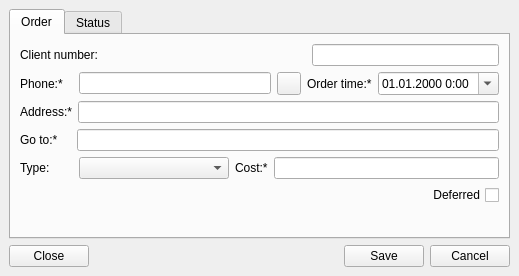
<ui version="4.0" >
 <class>OrderDialog</class>
 <widget class="QDialog" name="OrderDialog" >
  <property name="geometry" >
   <rect>
    <x>0</x>
    <y>0</y>
    <width>519</width>
    <height>276</height>
   </rect>
  </property>
  <property name="windowTitle" >
   <string/>
  </property>
  <layout class="QGridLayout" >
   <property name="leftMargin" >
    <number>9</number>
   </property>
   <property name="topMargin" >
    <number>9</number>
   </property>
   <property name="rightMargin" >
    <number>9</number>
   </property>
   <property name="bottomMargin" >
    <number>9</number>
   </property>
   <property name="horizontalSpacing" >
    <number>6</number>
   </property>
   <property name="verticalSpacing" >
    <number>6</number>
   </property>
   <item row="0" column="0" >
    <widget class="QTabWidget" name="tabWidget" >
     <property name="currentIndex" >
      <number>0</number>
     </property>
     <widget class="QWidget" name="ordertab" >
      <attribute name="title" >
       <string>Order</string>
      </attribute>
      <layout class="QGridLayout" >
       <item row="0" column="0" >
        <layout class="QHBoxLayout" >
         <item>
          <widget class="QLabel" name="label_10" >
           <property name="text" >
            <string>Client number:      </string>
           </property>
          </widget>
         </item>
         <item>
          <spacer>
           <property name="orientation" >
            <enum>Qt::Horizontal</enum>
           </property>
           <property name="sizeHint" >
            <size>
             <width>101</width>
             <height>20</height>
            </size>
           </property>
          </spacer>
         </item>
         <item>
          <widget class="QLineEdit" name="clientlineEdit" />
         </item>
        </layout>
       </item>
       <item row="1" column="0" >
        <layout class="QHBoxLayout" >
         <property name="spacing" >
          <number>6</number>
         </property>
         <property name="leftMargin" >
          <number>0</number>
         </property>
         <property name="topMargin" >
          <number>0</number>
         </property>
         <property name="rightMargin" >
          <number>0</number>
         </property>
         <property name="bottomMargin" >
          <number>0</number>
         </property>
         <item>
          <widget class="QLabel" name="label_2" >
           <property name="text" >
            <string>Phone:*   </string>
           </property>
          </widget>
         </item>
         <item>
          <widget class="QLineEdit" name="phonelineEdit" >
           <property name="minimumSize" >
            <size>
             <width>150</width>
             <height>0</height>
            </size>
           </property>
          </widget>
         </item>
         <item>
          <widget class="QToolButton" name="blacklisttoolButton" >
           <property name="focusPolicy" >
            <enum>Qt::NoFocus</enum>
           </property>
           <property name="toolTip" >
            <string>Move to blacklist</string>
           </property>
           <property name="text" >
            <string/>
           </property>
           <property name="icon" >
            <iconset resource="../icons/resources.qrc" >:/32/file_del.png</iconset>
           </property>
          </widget>
         </item>
         <item>
          <widget class="QLabel" name="label_4" >
           <property name="text" >
            <string>Order time:*</string>
           </property>
          </widget>
         </item>
         <item>
          <widget class="QDateTimeEdit" name="orderdateTimeEdit" >
           <property name="displayFormat" >
            <string>dd.MM.yyyy H:mm</string>
           </property>
           <property name="calendarPopup" >
            <bool>true</bool>
           </property>
          </widget>
         </item>
        </layout>
       </item>
       <item row="2" column="0" >
        <layout class="QHBoxLayout" >
         <property name="spacing" >
          <number>6</number>
         </property>
         <property name="leftMargin" >
          <number>0</number>
         </property>
         <property name="topMargin" >
          <number>0</number>
         </property>
         <property name="rightMargin" >
          <number>0</number>
         </property>
         <property name="bottomMargin" >
          <number>0</number>
         </property>
         <item>
          <widget class="QLabel" name="label_3" >
           <property name="text" >
            <string>Address:*</string>
           </property>
          </widget>
         </item>
         <item>
          <widget class="QLineEdit" name="addresslineEdit" />
         </item>
        </layout>
       </item>
       <item row="3" column="0" >
        <layout class="QHBoxLayout" >
         <property name="spacing" >
          <number>6</number>
         </property>
         <property name="leftMargin" >
          <number>0</number>
         </property>
         <property name="topMargin" >
          <number>0</number>
         </property>
         <property name="rightMargin" >
          <number>0</number>
         </property>
         <property name="bottomMargin" >
          <number>0</number>
         </property>
         <item>
          <widget class="QLabel" name="label_9" >
           <property name="text" >
            <string>Go to:*    </string>
           </property>
          </widget>
         </item>
         <item>
          <widget class="QLineEdit" name="gotolineEdit" />
         </item>
        </layout>
       </item>
       <item row="4" column="0" >
        <layout class="QHBoxLayout" >
         <property name="spacing" >
          <number>6</number>
         </property>
         <property name="leftMargin" >
          <number>0</number>
         </property>
         <property name="topMargin" >
          <number>0</number>
         </property>
         <property name="rightMargin" >
          <number>0</number>
         </property>
         <property name="bottomMargin" >
          <number>0</number>
         </property>
         <item>
          <widget class="QLabel" name="label" >
           <property name="text" >
            <string>Type:       </string>
           </property>
          </widget>
         </item>
         <item>
          <widget class="QComboBox" name="parkingcomboBox" >
           <property name="minimumSize" >
            <size>
             <width>150</width>
             <height>0</height>
            </size>
           </property>
          </widget>
         </item>
         <item>
          <widget class="QLabel" name="label_5" >
           <property name="text" >
            <string>Cost:*</string>
           </property>
          </widget>
         </item>
         <item>
          <widget class="QLineEdit" name="costlineEdit" >
           <property name="readOnly" >
            <bool>true</bool>
           </property>
          </widget>
         </item>
        </layout>
       </item>
       <item row="5" column="0" >
        <widget class="QCheckBox" name="deferredcheckBox" >
         <property name="layoutDirection" >
          <enum>Qt::RightToLeft</enum>
         </property>
         <property name="text" >
          <string>Deferred</string>
         </property>
        </widget>
       </item>
       <item row="6" column="0" >
        <spacer>
         <property name="orientation" >
          <enum>Qt::Vertical</enum>
         </property>
         <property name="sizeHint" >
          <size>
           <width>475</width>
           <height>16</height>
          </size>
         </property>
        </spacer>
       </item>
      </layout>
     </widget>
     <widget class="QWidget" name="Status" >
      <attribute name="title" >
       <string>Status</string>
      </attribute>
      <layout class="QGridLayout" >
       <property name="leftMargin" >
        <number>9</number>
       </property>
       <property name="topMargin" >
        <number>9</number>
       </property>
       <property name="rightMargin" >
        <number>9</number>
       </property>
       <property name="bottomMargin" >
        <number>9</number>
       </property>
       <property name="horizontalSpacing" >
        <number>6</number>
       </property>
       <property name="verticalSpacing" >
        <number>6</number>
       </property>
       <item row="0" column="0" >
        <layout class="QHBoxLayout" >
         <property name="spacing" >
          <number>6</number>
         </property>
         <property name="leftMargin" >
          <number>0</number>
         </property>
         <property name="topMargin" >
          <number>0</number>
         </property>
         <property name="rightMargin" >
          <number>0</number>
         </property>
         <property name="bottomMargin" >
          <number>0</number>
         </property>
         <item>
          <widget class="QLabel" name="label_6" >
           <property name="text" >
            <string>Driver:</string>
           </property>
          </widget>
         </item>
         <item>
          <widget class="QComboBox" name="drivercomboBox" >
           <property name="sizePolicy" >
            <sizepolicy vsizetype="Fixed" hsizetype="Expanding" >
             <horstretch>0</horstretch>
             <verstretch>0</verstretch>
            </sizepolicy>
           </property>
          </widget>
         </item>
        </layout>
       </item>
       <item row="1" column="0" >
        <layout class="QHBoxLayout" >
         <property name="spacing" >
          <number>6</number>
         </property>
         <property name="leftMargin" >
          <number>0</number>
         </property>
         <property name="topMargin" >
          <number>0</number>
         </property>
         <property name="rightMargin" >
          <number>0</number>
         </property>
         <property name="bottomMargin" >
          <number>0</number>
         </property>
         <item>
          <widget class="QLabel" name="label_8" >
           <property name="sizePolicy" >
            <sizepolicy vsizetype="Preferred" hsizetype="Minimum" >
             <horstretch>0</horstretch>
             <verstretch>0</verstretch>
            </sizepolicy>
           </property>
           <property name="text" >
            <string>Car:    </string>
           </property>
          </widget>
         </item>
         <item>
          <widget class="QLineEdit" name="carlineEdit" >
           <property name="focusPolicy" >
            <enum>Qt::NoFocus</enum>
           </property>
           <property name="readOnly" >
            <bool>true</bool>
           </property>
          </widget>
         </item>
        </layout>
       </item>
       <item row="4" column="0" >
        <layout class="QHBoxLayout" >
         <property name="spacing" >
          <number>6</number>
         </property>
         <property name="leftMargin" >
          <number>0</number>
         </property>
         <property name="topMargin" >
          <number>0</number>
         </property>
         <property name="rightMargin" >
          <number>0</number>
         </property>
         <property name="bottomMargin" >
          <number>0</number>
         </property>
         <item>
          <widget class="QLabel" name="label_7" >
           <property name="text" >
            <string>Real cost:</string>
           </property>
          </widget>
         </item>
         <item>
          <widget class="QSpinBox" name="spinBox" >
           <property name="sizePolicy" >
            <sizepolicy vsizetype="Fixed" hsizetype="Expanding" >
             <horstretch>0</horstretch>
             <verstretch>0</verstretch>
            </sizepolicy>
           </property>
           <property name="maximum" >
            <number>10000</number>
           </property>
          </widget>
         </item>
         <item>
          <widget class="QCheckBox" name="cachecheckBox" >
           <property name="text" >
            <string>Cache</string>
           </property>
           <property name="checked" >
            <bool>true</bool>
           </property>
          </widget>
         </item>
         <item>
          <spacer>
           <property name="orientation" >
            <enum>Qt::Horizontal</enum>
           </property>
           <property name="sizeHint" >
            <size>
             <width>40</width>
             <height>20</height>
            </size>
           </property>
          </spacer>
         </item>
        </layout>
       </item>
       <item row="3" column="0" >
        <spacer>
         <property name="orientation" >
          <enum>Qt::Vertical</enum>
         </property>
         <property name="sizeHint" >
          <size>
           <width>20</width>
           <height>40</height>
          </size>
         </property>
        </spacer>
       </item>
       <item row="2" column="0" >
        <layout class="QGridLayout" >
         <property name="leftMargin" >
          <number>0</number>
         </property>
         <property name="topMargin" >
          <number>0</number>
         </property>
         <property name="rightMargin" >
          <number>0</number>
         </property>
         <property name="bottomMargin" >
          <number>0</number>
         </property>
         <property name="horizontalSpacing" >
          <number>6</number>
         </property>
         <property name="verticalSpacing" >
          <number>6</number>
         </property>
         <item row="0" column="1" >
          <widget class="QDateTimeEdit" name="waitdateTimeEdit" >
           <property name="enabled" >
            <bool>false</bool>
           </property>
           <property name="sizePolicy" >
            <sizepolicy vsizetype="Fixed" hsizetype="Expanding" >
             <horstretch>0</horstretch>
             <verstretch>0</verstretch>
            </sizepolicy>
           </property>
           <property name="readOnly" >
            <bool>true</bool>
           </property>
           <property name="displayFormat" >
            <string>dd.MM.yyyy H:mm</string>
           </property>
           <property name="calendarPopup" >
            <bool>true</bool>
           </property>
          </widget>
         </item>
         <item row="0" column="0" >
          <widget class="QCheckBox" name="waitcheckBox" >
           <property name="text" >
            <string>Wait client</string>
           </property>
          </widget>
         </item>
         <item row="2" column="0" >
          <widget class="QCheckBox" name="freecheckBox" >
           <property name="text" >
            <string>Driver free</string>
           </property>
          </widget>
         </item>
         <item row="1" column="1" >
          <widget class="QDateTimeEdit" name="godateTimeEdit" >
           <property name="enabled" >
            <bool>false</bool>
           </property>
           <property name="readOnly" >
            <bool>true</bool>
           </property>
           <property name="displayFormat" >
            <string>dd.MM.yyyy H:mm</string>
           </property>
           <property name="calendarPopup" >
            <bool>true</bool>
           </property>
          </widget>
         </item>
         <item row="2" column="1" >
          <widget class="QDateTimeEdit" name="freedateTimeEdit" >
           <property name="enabled" >
            <bool>false</bool>
           </property>
           <property name="readOnly" >
            <bool>true</bool>
           </property>
           <property name="displayFormat" >
            <string>dd.MM.yyyy H:mm</string>
           </property>
           <property name="calendarPopup" >
            <bool>true</bool>
           </property>
          </widget>
         </item>
         <item row="1" column="0" >
          <widget class="QCheckBox" name="gocheckBox" >
           <property name="text" >
            <string>Driver go</string>
           </property>
          </widget>
         </item>
        </layout>
       </item>
      </layout>
     </widget>
    </widget>
   </item>
   <item row="1" column="0" >
    <layout class="QHBoxLayout" >
     <property name="spacing" >
      <number>6</number>
     </property>
     <property name="leftMargin" >
      <number>0</number>
     </property>
     <property name="topMargin" >
      <number>0</number>
     </property>
     <property name="rightMargin" >
      <number>0</number>
     </property>
     <property name="bottomMargin" >
      <number>0</number>
     </property>
     <item>
      <widget class="QPushButton" name="closepushButton" >
       <property name="focusPolicy" >
        <enum>Qt::NoFocus</enum>
       </property>
       <property name="text" >
        <string>Close</string>
       </property>
       <property name="autoDefault" >
        <bool>false</bool>
       </property>
      </widget>
     </item>
     <item>
      <spacer>
       <property name="orientation" >
        <enum>Qt::Horizontal</enum>
       </property>
       <property name="sizeHint" >
        <size>
         <width>40</width>
         <height>20</height>
        </size>
       </property>
      </spacer>
     </item>
     <item>
      <widget class="QPushButton" name="savepushButton" >
       <property name="text" >
        <string>Save</string>
       </property>
       <property name="autoDefault" >
        <bool>false</bool>
       </property>
      </widget>
     </item>
     <item>
      <widget class="QPushButton" name="cancelpushButton" >
       <property name="text" >
        <string>Cancel</string>
       </property>
       <property name="autoDefault" >
        <bool>false</bool>
       </property>
      </widget>
     </item>
    </layout>
   </item>
  </layout>
 </widget>
 <tabstops>
  <tabstop>clientlineEdit</tabstop>
  <tabstop>phonelineEdit</tabstop>
  <tabstop>orderdateTimeEdit</tabstop>
  <tabstop>addresslineEdit</tabstop>
  <tabstop>gotolineEdit</tabstop>
  <tabstop>parkingcomboBox</tabstop>
  <tabstop>costlineEdit</tabstop>
  <tabstop>deferredcheckBox</tabstop>
  <tabstop>drivercomboBox</tabstop>
  <tabstop>waitcheckBox</tabstop>
  <tabstop>waitdateTimeEdit</tabstop>
  <tabstop>gocheckBox</tabstop>
  <tabstop>godateTimeEdit</tabstop>
  <tabstop>freecheckBox</tabstop>
  <tabstop>freedateTimeEdit</tabstop>
  <tabstop>spinBox</tabstop>
  <tabstop>cachecheckBox</tabstop>
  <tabstop>savepushButton</tabstop>
  <tabstop>cancelpushButton</tabstop>
  <tabstop>tabWidget</tabstop>
 </tabstops>
 <resources>
  <include location="../icons/resources.qrc" />
 </resources>
 <connections>
  <connection>
   <sender>cancelpushButton</sender>
   <signal>clicked()</signal>
   <receiver>OrderDialog</receiver>
   <slot>reject()</slot>
   <hints>
    <hint type="sourcelabel" >
     <x>508</x>
     <y>265</y>
    </hint>
    <hint type="destinationlabel" >
     <x>494</x>
     <y>275</y>
    </hint>
   </hints>
  </connection>
  <connection>
   <sender>waitcheckBox</sender>
   <signal>clicked(bool)</signal>
   <receiver>waitdateTimeEdit</receiver>
   <slot>setEnabled(bool)</slot>
   <hints>
    <hint type="sourcelabel" >
     <x>66</x>
     <y>101</y>
    </hint>
    <hint type="destinationlabel" >
     <x>120</x>
     <y>103</y>
    </hint>
   </hints>
  </connection>
  <connection>
   <sender>gocheckBox</sender>
   <signal>clicked(bool)</signal>
   <receiver>godateTimeEdit</receiver>
   <slot>setEnabled(bool)</slot>
   <hints>
    <hint type="sourcelabel" >
     <x>44</x>
     <y>132</y>
    </hint>
    <hint type="destinationlabel" >
     <x>133</x>
     <y>132</y>
    </hint>
   </hints>
  </connection>
  <connection>
   <sender>freecheckBox</sender>
   <signal>clicked(bool)</signal>
   <receiver>freedateTimeEdit</receiver>
   <slot>setEnabled(bool)</slot>
   <hints>
    <hint type="sourcelabel" >
     <x>45</x>
     <y>153</y>
    </hint>
    <hint type="destinationlabel" >
     <x>127</x>
     <y>156</y>
    </hint>
   </hints>
  </connection>
 </connections>
</ui>
